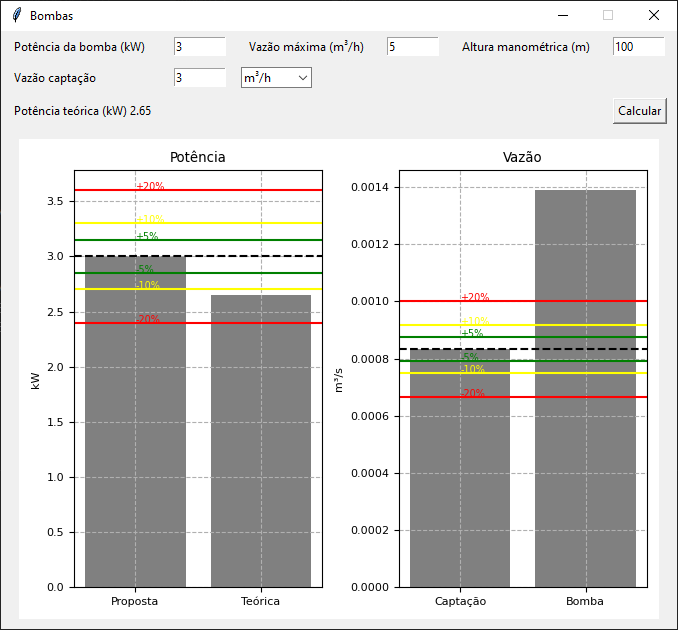

Reproduce this figure in Python.
#!/usr/bin/env python

from tkinter import *
from tkinter import ttk
import matplotlib
matplotlib.use("TkAgg")
from matplotlib.backends.backend_tkagg import FigureCanvasTkAgg 
import matplotlib.pyplot as plt
plt.rcParams['font.size'] = 8


def quit_me():
    print('quit')
    root.quit()
    root.destroy()

def btn_click():
    #reading variables
    pp = textbox1.get()
    pp = float(pp.replace('.','').replace(',','.'))
    vmin = textbox2.get()
    vmin = float(vmin.replace('.','').replace(',','.'))
    h = textbox3.get()
    h = float(h.replace('.','').replace(',','.'))
    vcap = textbox4.get()
    vcap = float(vcap.replace('.','').replace(',','.'))
    unidade =  comboExample.get()
    
    if unidade == "m³/h":
        vcap = vcap / 3600
        print('vazão de captação transformada: ',vcap)
    
    vmin_conv = vmin / 3600
    vmin_s = vmin / 3.6
    pt = vmin_s * h / 75 / 0.7
    resultado.set("Potência teórica (kW) {}".format(round(pt, 2)))

    plt.clf()
    
    fig, axs = plt.subplots(nrows=1, ncols=2)
    axs[0].set_title("Potência")
    axs[1].set_title("Vazão")
    axs[0].grid(linestyle='--')
    axs[1].grid(linestyle='--')
    axs[0].set_xticks([])
    axs[1].set_xticks([])
    axs[0].set_ylabel("kW")
    axs[1].set_ylabel("m³/s")
 
    canvas = FigureCanvasTkAgg(fig, root)
    canvas.get_tk_widget().grid(row=3, columnspan=6)
    
    axs[0].bar([0,1], [pp, pt], color="gray")
    axs[0].axhline(y=pp, color='black', linestyle="--")
    axs[0].axhline(y=pp*(1-0.05), color='green')
    axs[0].annotate("-5%", xy=(0, pp*(1-0.05)), fontsize=7, color="green")
    axs[0].axhline(y=pp*(1+0.05), color='green')
    axs[0].annotate("+5%", xy=(0, pp*(1+0.05)), fontsize=7, color="green")
    axs[0].axhline(y=pp*(1-0.1), color='yellow')
    axs[0].annotate("-10%", xy=(0, pp*(1-0.1)), fontsize=7, color="yellow")
    axs[0].axhline(y=pp*(1+0.1), color='yellow')
    axs[0].annotate("+10%", xy=(0, pp*(1+0.1)), fontsize=7, color="yellow")
    axs[0].axhline(y=pp*(1-0.2), color='red')
    axs[0].annotate("-20%", xy=(0, pp*(1-0.2)), fontsize=7, color="red")
    axs[0].axhline(y=pp*(1+0.2), color='red')
    axs[0].annotate("+20%", xy=(0, pp*(1+0.2)), fontsize=7, color="red")
    axs[0].set_xticks([0,1])
    axs[0].set_xticklabels(["Proposta", "Teórica"])

    axs[1].bar([0,1], [vcap, vmin_conv], color="gray")
    axs[1].axhline(y=vcap, color='black', linestyle="--")
    axs[1].axhline(y=vcap*(1-0.05), color='green')
    axs[1].annotate("-5%", xy=(0, vcap*(1-0.05)), fontsize=7, color="green")
    axs[1].axhline(y=vcap*(1+0.05), color='green')
    axs[1].annotate("+5%", xy=(0, vcap*(1+0.05)), fontsize=7, color="green")
    axs[1].axhline(y=vcap*(1-0.1), color='yellow')
    axs[1].annotate("-10%", xy=(0, vcap*(1-0.1)), fontsize=7, color="yellow")
    axs[1].axhline(y=vcap*(1+0.1), color='yellow')
    axs[1].annotate("+10%", xy=(0, vcap*(1+0.1)), fontsize=7, color="yellow")
    axs[1].axhline(y=vcap*(1-0.2), color='red')
    axs[1].annotate("-20%", xy=(0, vcap*(1-0.2)), fontsize=7, color="red")
    axs[1].axhline(y=vcap*(1+0.2), color='red')
    axs[1].annotate("+20%", xy=(0, vcap*(1+0.2)), fontsize=7, color="red")
    axs[1].set_xticks([0,1])
    axs[1].set_xticklabels(["Captação", "Bomba"])

    plt.tight_layout()

    plt.draw()

root = Tk()
root.protocol("WM_DELETE_WINDOW", quit_me)
root.title("Bombas")
root.resizable(False, False)
#root.iconbitmap('icon_SxK_icon.ico')

#labels 
label_1 = Label(root, text="Potência da bomba (kW)")
label_1.grid(row=0, column=0, sticky=W, padx=(10, 10), pady=(5, 5))
textbox1 = Entry(root, width=8)
textbox1.grid(row=0, column=1, sticky=W, padx=(10, 10), pady=(5, 5))
textbox1.focus()

label_2 = Label(root, text="Vazão máxima (m³/h)")
label_2.grid(row=0, column=2, sticky=W, padx=(10, 10), pady=(5, 5))
textbox2 = Entry(root, width=8)
textbox2.grid(row=0, column=3, sticky=W, padx=(10, 10), pady=(5, 5))

label_3 = Label(root, text="Altura manométrica (m)")
label_3.grid(row=0, column=4, sticky=W, padx=(10, 10), pady=(5, 5))
textbox3 = Entry(root, width=8)
textbox3.grid(row=0, column=5, sticky=W, padx=(10, 10), pady=(5, 5))

label_4 = Label(root, text="Vazão captação")
label_4.grid(row=1, column=0, sticky=W, padx=(10, 10), pady=(5, 5))
textbox4 = Entry(root, width=8)
textbox4.grid(row=1, column=1, sticky=W, padx=(10, 10), pady=(5, 5))
units=["m³/s", "m³/h"]
comboExample = ttk.Combobox(root, values=units, width=8)
comboExample.grid(row=1, column=2, sticky=W, padx=(5, 5), pady=(5, 5))

resultado = StringVar()
label_5 = Label(root, textvariable=resultado)
label_5.grid(row=2, column=0, sticky=W, padx=(10, 10), pady=(5, 5))

fig, axs = plt.subplots(nrows=1, ncols=2)
axs[0].set_title("Potência")
axs[1].set_title("Vazão")
axs[0].grid(linestyle='--')
axs[1].grid(linestyle='--')
axs[0].set_xticks([])
axs[1].set_xticks([])
axs[0].set_ylabel("kW")
axs[1].set_ylabel("m³/s")
plt.tight_layout()
canvas = FigureCanvasTkAgg(fig, root)
canvas.get_tk_widget().grid(row=3, columnspan=6, padx=(10, 10), pady=(10, 10))

#botao
btn = Button(root, text="Calcular", command=btn_click)
btn.grid(row=2, column=5, sticky=E, padx=(10, 10), pady=(5, 5))

root.mainloop()
